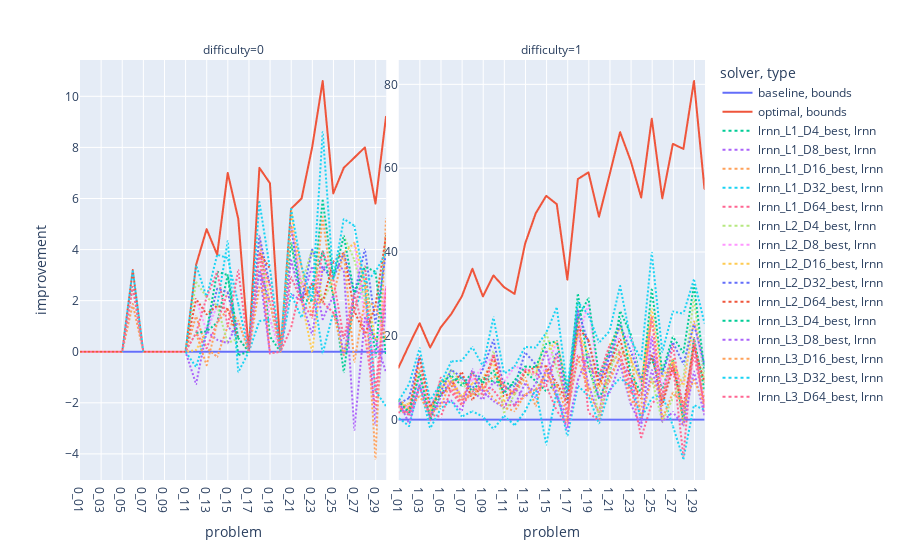
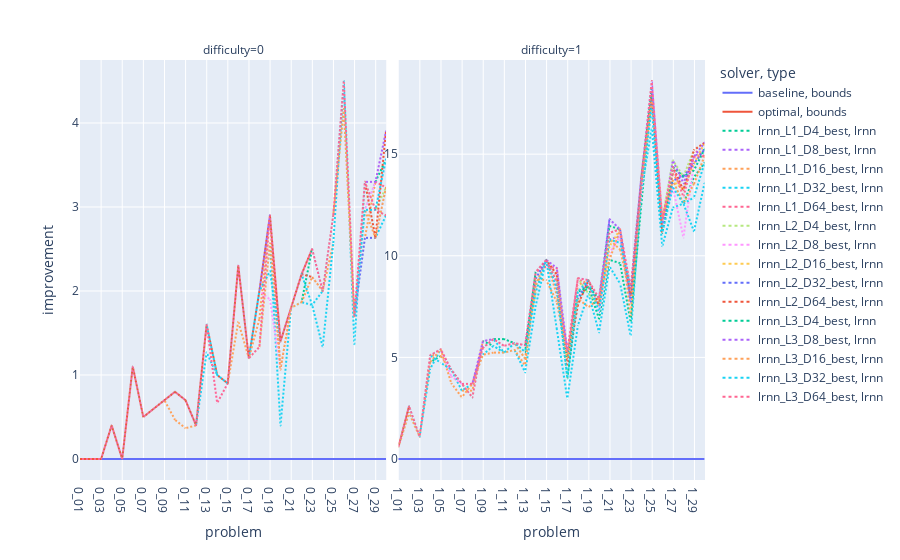
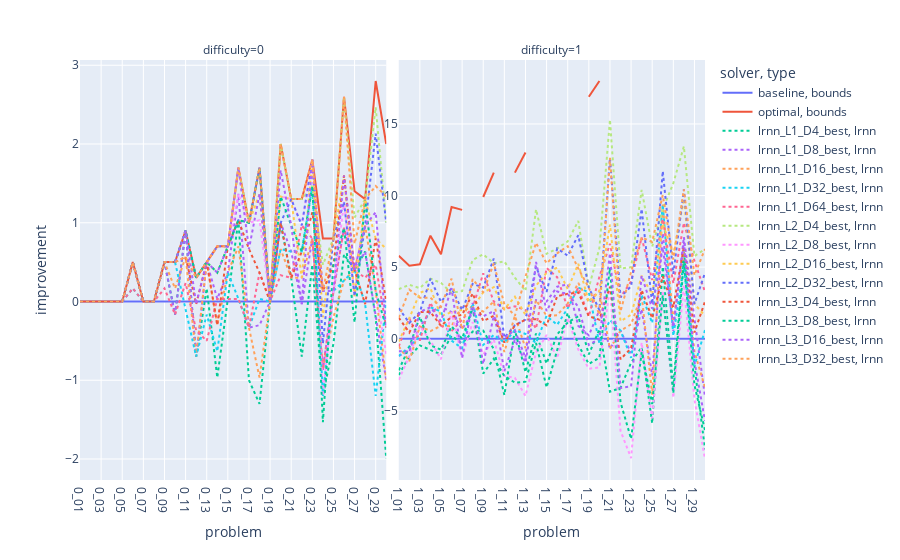
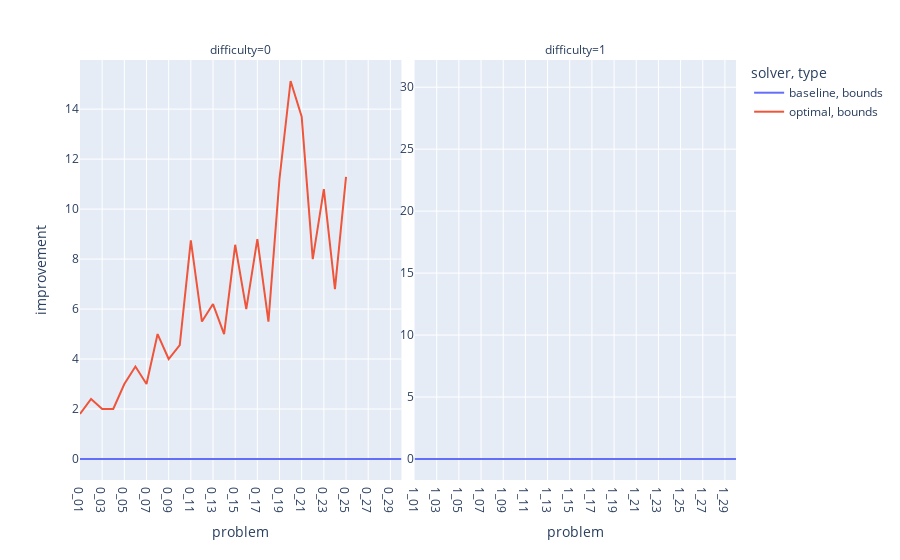

Notebook code for these charts, in order:
### Markdown cell above
# Absolute difference plots

### Code cell
include_sample = 0
layers = [
    1,
    2,
    3,
]   # TODO more layers (maybe 0-index instead of 1-index)
dimensions = [
    1,
    2,
    4,
    8,
    16,
    32,
    64,
]

plot_difference(absolute=True, include_sample=include_sample, layers=layers, dimensions=dimensions)
